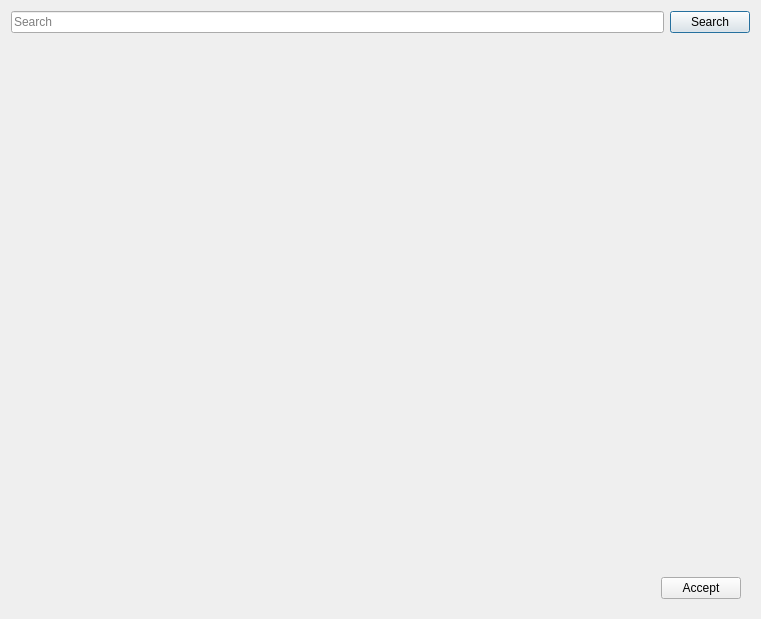
<?xml version="1.0" encoding="UTF-8"?>
<ui version="4.0">
 <class>Georeferencing</class>
 <widget class="QDialog" name="Georeferencing">
  <property name="geometry">
   <rect>
    <x>0</x>
    <y>0</y>
    <width>761</width>
    <height>619</height>
   </rect>
  </property>
  <property name="sizePolicy">
   <sizepolicy hsizetype="Preferred" vsizetype="Fixed">
    <horstretch>0</horstretch>
    <verstretch>0</verstretch>
   </sizepolicy>
  </property>
  <property name="windowTitle">
   <string>Create Surface</string>
  </property>
  <layout class="QHBoxLayout" name="horizontalLayout">
   <item>
    <widget class="QWidget" name="LeftWidget" native="true">
     <layout class="QVBoxLayout" name="verticalLayout">
      <property name="spacing">
       <number>10</number>
      </property>
      <property name="leftMargin">
       <number>0</number>
      </property>
      <property name="topMargin">
       <number>0</number>
      </property>
      <property name="rightMargin">
       <number>0</number>
      </property>
      <property name="bottomMargin">
       <number>0</number>
      </property>
      <item>
       <widget class="QWidget" name="SearchWidget" native="true">
        <property name="sizePolicy">
         <sizepolicy hsizetype="Preferred" vsizetype="Fixed">
          <horstretch>0</horstretch>
          <verstretch>0</verstretch>
         </sizepolicy>
        </property>
        <layout class="QHBoxLayout" name="horizontalLayout_2">
         <property name="leftMargin">
          <number>0</number>
         </property>
         <property name="topMargin">
          <number>0</number>
         </property>
         <property name="rightMargin">
          <number>0</number>
         </property>
         <property name="bottomMargin">
          <number>0</number>
         </property>
         <item>
          <widget class="QLineEdit" name="SearchEdit">
           <property name="placeholderText">
            <string>Search</string>
           </property>
          </widget>
         </item>
         <item>
          <widget class="QPushButton" name="SearchButton">
           <property name="text">
            <string>Search</string>
           </property>
          </widget>
         </item>
        </layout>
       </widget>
      </item>
      <item>
       <widget class="QWidget" name="widget_3" native="true"/>
      </item>
      <item>
       <widget class="QWidget" name="widget" native="true">
        <property name="sizePolicy">
         <sizepolicy hsizetype="Preferred" vsizetype="Fixed">
          <horstretch>0</horstretch>
          <verstretch>0</verstretch>
         </sizepolicy>
        </property>
        <layout class="QHBoxLayout" name="horizontalLayout_3">
         <item>
          <spacer name="horizontalSpacer">
           <property name="orientation">
            <enum>Qt::Horizontal</enum>
           </property>
           <property name="sizeHint" stdset="0">
            <size>
             <width>40</width>
             <height>20</height>
            </size>
           </property>
          </spacer>
         </item>
         <item>
          <widget class="QPushButton" name="AcceptButton">
           <property name="text">
            <string>Accept</string>
           </property>
          </widget>
         </item>
        </layout>
       </widget>
      </item>
     </layout>
    </widget>
   </item>
  </layout>
 </widget>
 <resources/>
 <connections/>
</ui>
